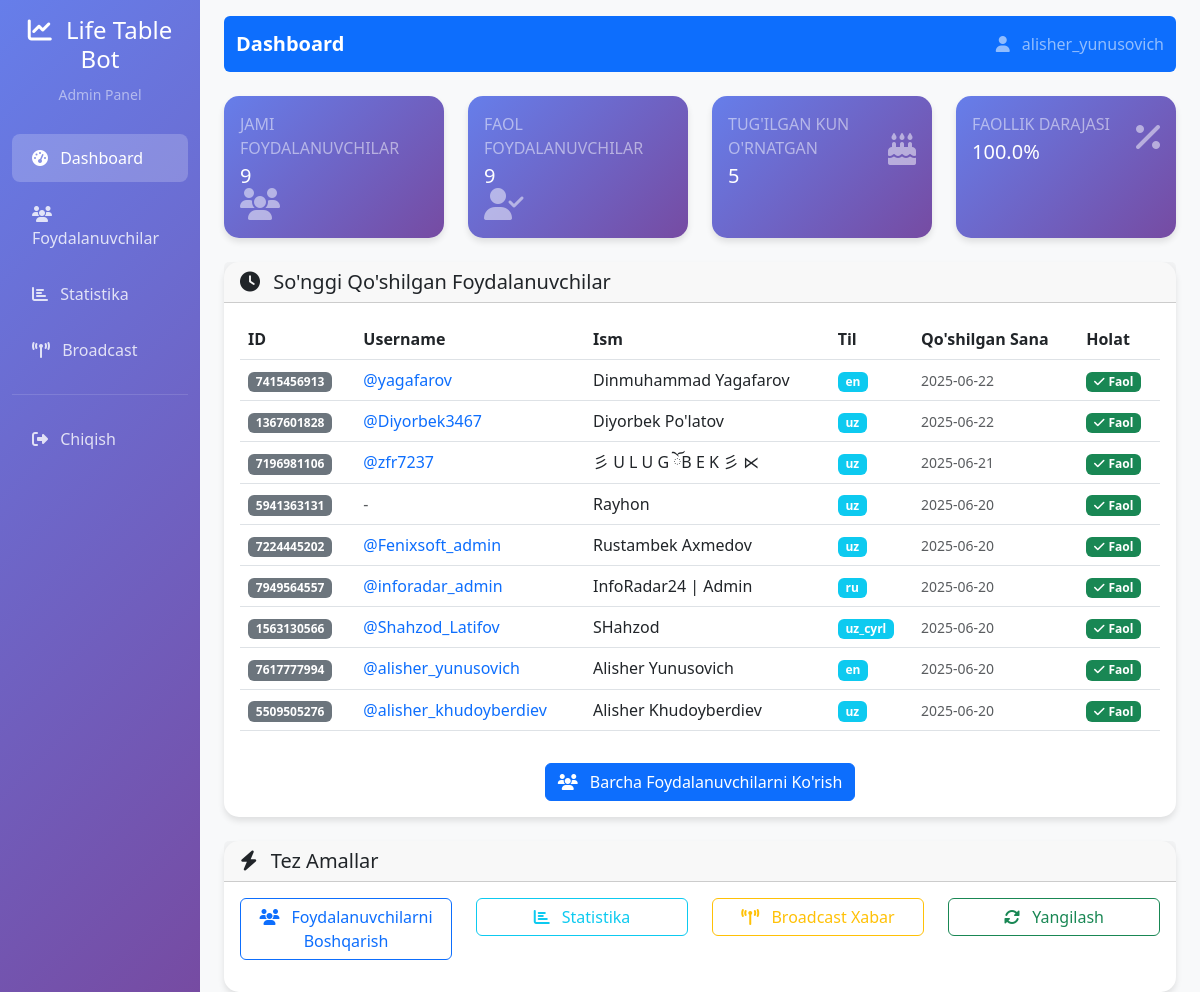
/ (signed in), run on the app's committed database.
### src/database/models.py (models this page shows)
class User(Base):
    __tablename__ = 'users'
    id = Column(Integer, primary_key=True)
    telegram_id = Column(Integer, unique=True, nullable=False)
    username = Column(String(100), nullable=True)
    first_name = Column(String(100), nullable=True)
    last_name = Column(String(100), nullable=True)
    language = Column(String(10), default='uz')
    join_date = Column(DateTime, default=datetime.utcnow)
    birthday = Column(DateTime, nullable=True)
    is_active = Column(Boolean, default=True)
    created_at = Column(DateTime, default=datetime.utcnow)
    updated_at = Column(DateTime, default=datetime.utcnow, onupdate=datetime.utcnow)

### web_admin/app.py (the view)
@app.route('/')
@login_required
def dashboard():
    conn = get_bot_db()
    cursor = conn.cursor()
    cursor.execute("SELECT COUNT(*) as total FROM users")
    total_users = cursor.fetchone()['total']
    cursor.execute("SELECT COUNT(*) as active FROM users WHERE is_active = 1")
    active_users = cursor.fetchone()['active']
    cursor.execute("SELECT COUNT(*) as with_birthday FROM users WHERE birthday IS NOT NULL")
    users_with_birthday = cursor.fetchone()['with_birthday']
    cursor.execute("""
        SELECT telegram_id, username, first_name, last_name, language, join_date, is_active
        FROM users
        ORDER BY join_date DESC
        LIMIT 10
    """)
    recent_users = cursor.fetchall()
    for user in recent_users:
        user = dict(user)
        user['join_date'] = parse_date(user['join_date'])
    cursor.execute("""
        SELECT command_name, SUM(usage_count) as total_usage
        FROM command_usage
        GROUP BY command_name
        ORDER BY total_usage DESC
        LIMIT 10
    """)
    command_stats = cursor.fetchall()
    cursor.execute("""
        SELECT language, COUNT(*) as count
        FROM users
        GROUP BY language
        ORDER BY count DESC
    """)
    language_stats = cursor.fetchall()
    conn.close()
    return render_template('dashboard.html',
                         total_users=total_users,
                         active_users=active_users,
                         users_with_birthday=users_with_birthday,
                         recent_users=recent_users,
                         command_stats=command_stats,
                         language_stats=language_stats)

### web_admin/app.py (called while the page is built)
def login_required(f):
    @wraps(f)
    def decorated_function(*args, **kwargs):
        if 'admin_logged_in' not in session:
            return redirect(url_for('login'))
        return f(*args, **kwargs)
    return decorated_function

def get_bot_db():
    db_path = os.path.join(os.path.dirname(app.root_path), '..', 'bot_database.db')
    conn = sqlite3.connect(db_path)
    conn.row_factory = sqlite3.Row
    return conn

def parse_date(date_str):
    if not date_str: return None
    try:
        return datetime.fromisoformat(str(date_str).replace('Z', '+00:00'))
    except: return None

### web_admin/templates/dashboard.html (shortened to what this page needs)
{% extends "base.html" %}
{% block page_title %}Dashboard{% endblock %}
{% block content %}
<div class="row">
    <div class="col-xl-3 col-md-6 mb-4">
        <div class="card stat-card h-100">
            <div class="card-body">
                <div class="row align-items-center">
                    <div class="col">
                        <div class="text-white-50 text-uppercase mb-1">Jami Foydalanuvchilar</div>
                        <div class="h5 mb-0 text-white">{{ total_users }}</div>
                    </div>
                    <div class="col-auto">
                        <i class="fas fa-users fa-2x text-white-50"></i>
                    </div>
                </div>
            </div>
        </div>
    </div>
    <div class="col-xl-3 col-md-6 mb-4">
        <div class="card stat-card h-100">
            <div class="card-body">
                <div class="row align-items-center">
                    <div class="col">
                        <div class="text-white-50 text-uppercase mb-1">Faol Foydalanuvchilar</div>
                        <div class="h5 mb-0 text-white">{{ active_users }}</div>
                    </div>
                    <div class="col-auto">
                        <i class="fas fa-user-check fa-2x text-white-50"></i>
                    </div>
                </div>
            </div>
        </div>
    </div>
    <div class="col-xl-3 col-md-6 mb-4">
        <div class="card stat-card h-100">
            <div class="card-body">
                <div class="row align-items-center">
                    <div class="col">
                        <div class="text-white-50 text-uppercase mb-1">Tug'ilgan Kun O'rnatgan</div>
                        <div class="h5 mb-0 text-white">{{ users_with_birthday }}</div>
                    </div>
                    <div class="col-auto">
                        <i class="fas fa-birthday-cake fa-2x text-white-50"></i>
                    </div>
                </div>
            </div>
        </div>
    </div>
    <div class="col-xl-3 col-md-6 mb-4">
        <div class="card stat-card h-100">
            <div class="card-body">
                <div class="row align-items-center">
                    <div class="col">
                        <div class="text-white-50 text-uppercase mb-1">Faollik Darajasi</div>
                        <div class="h5 mb-0 text-white">
                            {% if total_users > 0 %}
                                {{ "%.1f"|format((active_users / total_users) * 100) }}%
                            {% else %}
                                0%
                            {% endif %}
                        </div>
                    </div>
                    <div class="col-auto">
                        <i class="fas fa-percentage fa-2x text-white-50"></i>
                    </div>
                </div>
            </div>
        </div>
    </div>
</div>
<div class="row">
    <div class="col-12">
        <div class="card">
            <div class="card-header">
                <h5 class="card-title mb-0">
                    <i class="fas fa-clock me-2"></i>
                    So'nggi Qo'shilgan Foydalanuvchilar
                </h5>
            </div>
            <div class="card-body">
                <div class="table-responsive">
                    <table class="table table-hover">
                        <thead>
                            <tr>
                                <th>ID</th>
                                <th>Username</th>
                                <th>Ism</th>
                                <th>Til</th>
                                <th>Qo'shilgan Sana</th>
                                <th>Holat</th>
                            </tr>
                        </thead>
                        <tbody>
                            {% for user in recent_users %}
                            <tr>
                                <td>
                                    <span class="badge bg-secondary">{{ user.telegram_id }}</span>
                                </td>
                                <td>
                                    {% if user.username %}
                                        <a href="https://t.me/{{ user.username }}" target="_blank" class="text-decoration-none">
                                            @{{ user.username }}
                                        </a>
                                    {% else %}
                                        <span class="text-muted">-</span>
                                    {% endif %}
                                </td>
                                <td>
                                    {% if user.first_name %}
                                        {{ user.first_name }}
                                        {% if user.last_name %}
                                            {{ user.last_name }}
                                        {% endif %}
                                    {% else %}
                                        <span class="text-muted">-</span>
                                    {% endif %}
                                </td>
                                <td>
                                    <span class="badge bg-info">{{ user.language }}</span>
                                </td>
                                <td>
                                    <small class="text-muted">
                                        {% if user.join_date %}
                                            {% if user.join_date is string %}
                                                {{ user.join_date[:10] if user.join_date else '-' }}
                                            {% else %}
                                                {{ user.join_date.strftime('%d.%m.%Y %H:%M') if user.join_date else '-' }}
                                            {% endif %}
                                        {% else %}
                                            -
                                        {% endif %}
                                    </small>
                                </td>
                                <td>
                                    {% if user.is_active %}
                                        <span class="badge bg-success">
                                            <i class="fas fa-check me-1"></i>Faol
                                        </span>
                                    {% else %}
                                        <span class="badge bg-danger">
                                            <i class="fas fa-times me-1"></i>Faol emas
                                        </span>
                                    {% endif %}
                                </td>
                            </tr>
                            {% endfor %}
                        </tbody>
                    </table>
                </div>
                <div class="text-center mt-3">
                    <a href="{{ url_for('users') }}" class="btn btn-primary">
                        <i class="fas fa-users me-2"></i>
                        Barcha Foydalanuvchilarni Ko'rish
                    </a>
                </div>
            </div>
        </div>
    </div>
</div>
<div class="row mt-4">
    <div class="col-12">
        <div class="card">
            <div class="card-header">
                <h5 class="card-title mb-0">
                    <i class="fas fa-bolt me-2"></i>
                    Tez Amallar
                </h5>
            </div>
            <div class="card-body">
                <div class="row">
                    <div class="col-md-3 mb-3">
                        <a href="{{ url_for('users') }}" class="btn btn-outline-primary w-100">
                            <i class="fas fa-users me-2"></i>
                            Foydalanuvchilarni Boshqarish
                        </a>
                    </div>
                    <div class="col-md-3 mb-3">
                        <a href="{{ url_for('statistics') }}" class="btn btn-outline-info w-100">
                            <i class="fas fa-chart-bar me-2"></i>
                            Statistika
                        </a>
                    </div>
                    <div class="col-md-3 mb-3">
                        <a href="{{ url_for('broadcast') }}" class="btn btn-outline-warning w-100">
                            <i class="fas fa-broadcast-tower me-2"></i>
                            Broadcast Xabar
                        </a>
                    </div>
                    <div class="col-md-3 mb-3">
                        <button class="btn btn-outline-success w-100" onclick="refreshStats()">
                            <i class="fas fa-sync-alt me-2"></i>
                            Yangilash
                        </button>
                    </div>
                </div>
            </div>
        </div>
    </div>
</div>
{% endblock %}

### web_admin/templates/base.html (shortened to what this page needs)
<!DOCTYPE html>
<html lang="uz">
<head>
    <link href="https://cdn.jsdelivr.net/npm/bootstrap@5.3.0/dist/css/bootstrap.min.css" rel="stylesheet">
    <link href="https://cdnjs.cloudflare.com/ajax/libs/font-awesome/6.4.0/css/all.min.css" rel="stylesheet">
</head>
<body>
    <div class="container-fluid">
        <div class="row">
            <nav class="col-md-3 col-lg-2 d-md-block sidebar collapse">
                <div class="position-sticky pt-3">
                    <div class="text-center mb-4">
                        <h4 class="text-white">
                            <i class="fas fa-chart-line me-2"></i>
                            Life Table Bot
                        </h4>
                        <small class="text-white-50">Admin Panel</small>
                    </div>
                    <ul class="nav flex-column">
                        <li class="nav-item">
                            <a class="nav-link {% if request.endpoint == 'dashboard' %}active{% endif %}" href="{{ url_for('dashboard') }}">
                                <i class="fas fa-tachometer-alt me-2"></i>
                                Dashboard
                            </a>
                        </li>
                        <li class="nav-item">
                            <a class="nav-link {% if request.endpoint == 'users' %}active{% endif %}" href="{{ url_for('users') }}">
                                <i class="fas fa-users me-2"></i>
                                Foydalanuvchilar
                            </a>
                        </li>
                        <li class="nav-item">
                            <a class="nav-link {% if request.endpoint == 'statistics' %}active{% endif %}" href="{{ url_for('statistics') }}">
                                <i class="fas fa-chart-bar me-2"></i>
                                Statistika
                            </a>
                        </li>
                        <li class="nav-item">
                            <a class="nav-link {% if request.endpoint == 'broadcast' %}active{% endif %}" href="{{ url_for('broadcast') }}">
                                <i class="fas fa-broadcast-tower me-2"></i>
                                Broadcast
                            </a>
                        </li>
                    </ul>
                    <hr class="text-white-50">
                    <ul class="nav flex-column">
                        <li class="nav-item">
                            <a class="nav-link" href="{{ url_for('logout') }}">
                                <i class="fas fa-sign-out-alt me-2"></i>
                                Chiqish
                            </a>
                        </li>
                    </ul>
                </div>
            </nav>
            <main class="col-md-9 ms-sm-auto col-lg-10 px-md-4 main-content">
                <nav class="navbar navbar-expand-lg navbar-dark bg-primary rounded mb-4 mt-3">
                    <div class="container-fluid">
                        <span class="navbar-brand">
                            {% block page_title %}Admin Panel{% endblock %}
                        </span>
                        <div class="navbar-nav ms-auto">
                            <span class="navbar-text">
                                <i class="fas fa-user me-2"></i>
                                {{ session.get('admin_username', 'Admin') }}
                            </span>
                        </div>
                    </div>
                </nav>
                {% block content %}{% endblock %}
            </main>
        </div>
    </div>
</body>
</html>

### web_admin/templates/base.html (style rules this page uses)
.sidebar { min-height: 100vh; background: linear-gradient(135deg, #667eea 0%, #764ba2 100%); }
.sidebar .nav-link { color: rgba(255,255,255,0.8); padding: 12px 20px; margin: 4px 0; border-radius: 8px; transition: all 0.3s ease; }
.sidebar .nav-link.active { background: rgba(255,255,255,0.2); color: white; }
.main-content { background: #f8f9fa; min-height: 100vh; }
.card { border: none; border-radius: 15px; box-shadow: 0 4px 6px rgba(0,0,0,0.1); transition: transform 0.3s ease; }
.stat-card { background: linear-gradient(135deg, #667eea 0%, #764ba2 100%); color: white; }
.navbar-brand { font-weight: bold; color: white !important; }

### data on the page
User: get "alisher_yunusovich", telegram_id "7617777994", username "alisher_yunusovich", first_name "Alisher", last_name "Yunusovich", language "en", join_date "2025-06-20", is_active True (drawn)
User: telegram_id "7415456913", username "yagafarov", first_name "Dinmuhammad", last_name "Yagafarov", language "en", join_date "2025-06-22", is_active True (drawn)
User: telegram_id "1367601828", username "Diyorbek3467", first_name "Diyorbek", last_name "Po'latov", language "uz", join_date "2025-06-22", is_active True (drawn)
User: telegram_id "7196981106", username "zfr7237", first_name "彡 U L U G ོB E K 彡 ⋉", language "uz", join_date "2025-06-21", is_active True (drawn)
User: telegram_id "5941363131", first_name "Rayhon", language "uz", join_date "2025-06-20", is_active True (drawn)
User: telegram_id "7224445202", username "Fenixsoft_admin", first_name "Rustambek", last_name "Axmedov", language "uz", join_date "2025-06-20", is_active True (drawn)
User: telegram_id "7949564557", username "inforadar_admin", first_name "InfoRadar24 | Admin", language "ru", join_date "2025-06-20", is_active True (drawn)
User: telegram_id "1563130566", username "Shahzod_Latifov", first_name "SHahzod", language "uz_cyrl", join_date "2025-06-20", is_active True (drawn)
User: telegram_id "5509505276", username "alisher_khudoyberdiev", first_name "Alisher", last_name "Khudoyberdiev", language "uz", join_date "2025-06-20", is_active True (drawn)

### other printed values
{{ total_users }} "9"
{{ active_users }} "9"
{{ users_with_birthday }} "5"
{{ "%.1f"|format((active_users / total_users) * 100) }} "100.0"
